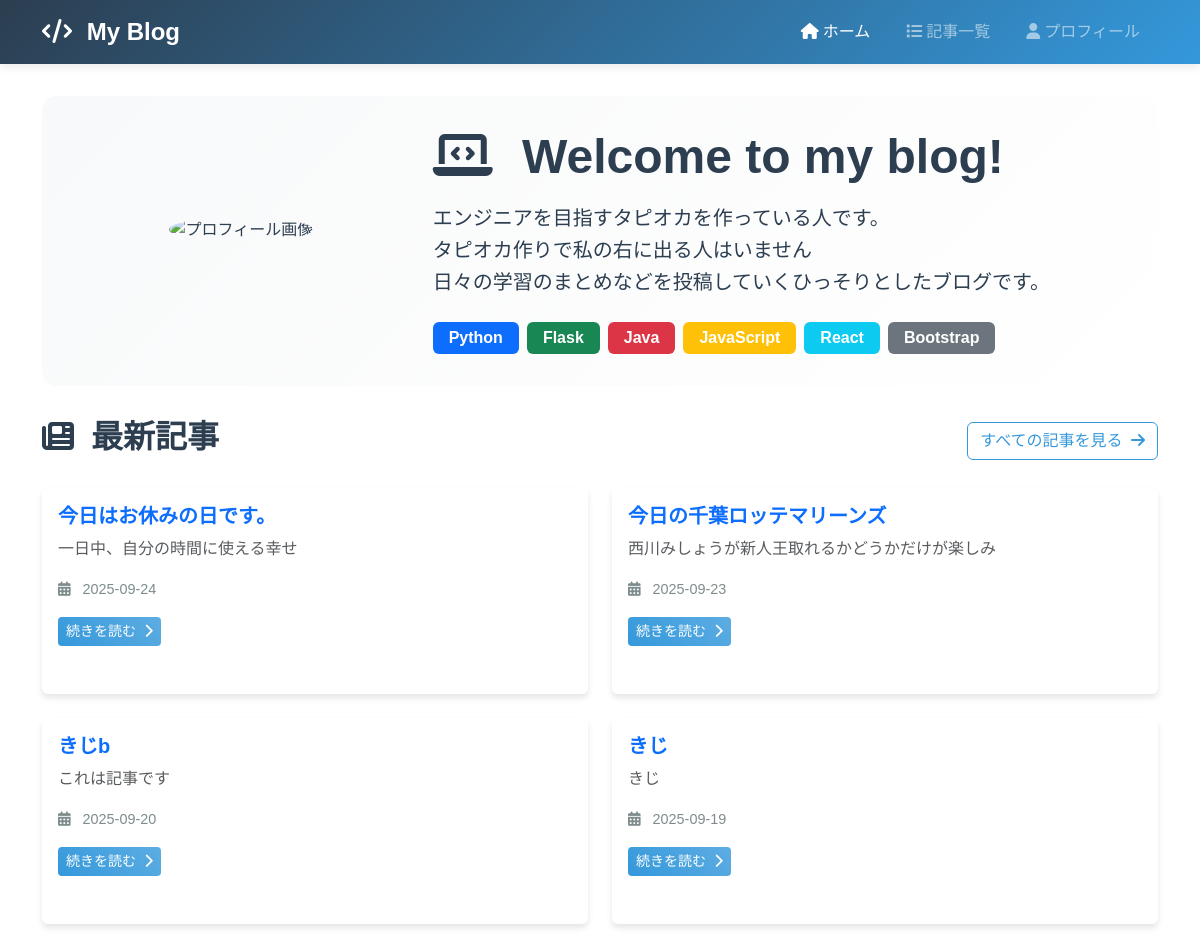
Page /home (upper part) on the earlier database version.
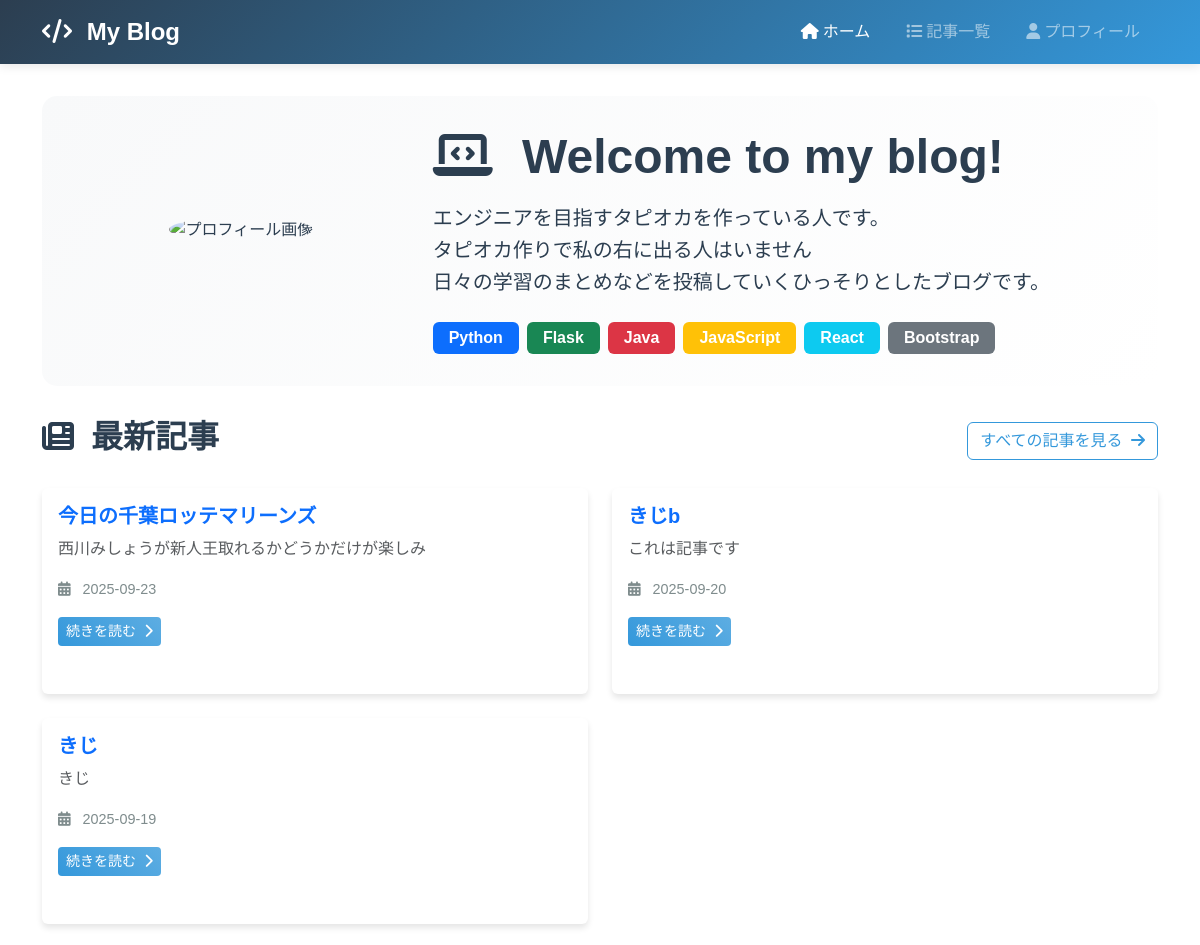
Same page on the later database version.
### app.py (models this page shows, shortened)
class Post(db.Model):
    __tablename__ = 'posts'
    id = db.Column(db.Integer, primary_key=True)
    title = db.Column(db.String(200), nullable=False)
    content = db.Column(db.Text, nullable=False)
    created_at = db.Column(db.DateTime, default=datetime.now)
    updated_at = db.Column(db.DateTime, default=datetime.now, onupdate=datetime.now)
    is_published = db.Column(db.Boolean, default=False)
    def get_summary(self, length=150):
        return self.content[:length] + '...' if len(self.content) > length else self.content

### app.py (the view)
@app.route('/home')
def home():
    recent_posts = Post.query.filter_by(is_published=True) \
        .order_by(Post.created_at.desc()) \
        .limit(5) \
        .all()
    posts_with_summary = []
    for post in recent_posts:
        posts_with_summary.append({
            'id': post.id,
            'title': post.title,
            'content': post.content,
            'summary': post.get_summary(),
            'created_at': post.created_at.strftime('%Y-%m-%d %H:%M:%S')
        })
    return render_template('frontend/home.html', posts=posts_with_summary)

### templates/frontend/home.html (shortened to what this page needs)
{% extends "frontend/base.html" %}
{% block content %}
<div class="profile-section text-center">
    <div class="row align-items-center">
        <div class="col-md-4">
            <div class="mb-4">
                <img src="https://campaign.gongcha.co.jp/gongcha-friends/img/img_1.png"
                     alt="プロフィール画像"
                     class="rounded-circle img-fluid"
                     style="width: 200px; height: 200px; object-fit: cover;">
            </div>
        </div>
        <div class="col-md-8 text-md-start">
            <h1 class="display-5 fw-bold mb-3">
                <i class="fas fa-laptop-code me-3"></i>
                Welcome to my blog!
            </h1>
            <p class="lead mb-4">
                エンジニアを目指すタピオカを作っている人です。<br>
                タピオカ作りで私の右に出る人はいません<br>
                日々の学習のまとめなどを投稿していくひっそりとしたブログです。
            </p>
            <div class="d-flex flex-wrap justify-content-center justify-content-md-start gap-2">
                <span class="badge bg-primary fs-6 px-3 py-2">Python</span>
                <span class="badge bg-success fs-6 px-3 py-2">Flask</span>
                <span class="badge bg-danger fs-6 px-3 py-2">Java</span>
                <span class="badge bg-warning fs-6 px-3 py-2">JavaScript</span>
                <span class="badge bg-info fs-6 px-3 py-2">React</span>
                <span class="badge bg-secondary fs-6 px-3 py-2">Bootstrap</span>
            </div>
        </div>
    </div>
</div>
<div class="row">
    <div class="col-12">
        <div class="d-flex justify-content-between align-items-center mb-4">
            <h2 class="fw-bold">
                <i class="fas fa-newspaper me-2"></i>
                最新記事
            </h2>
            <a href="{{ url_for('posts_list') }}" class="btn btn-outline-primary">
                すべての記事を見る
                <i class="fas fa-arrow-right ms-1"></i>
            </a>
        </div>
    </div>
</div>
{% if posts %}
<div class="row">
    {% for post in posts %}
    <div class="col-lg-6 mb-4">
        <div class="card h-100">
            <div class="card-body">
                <h5 class="card-title">
                    <a href="{{ url_for('post_detail', post_id=post.id) }}"
                       class="text-decoration-none">
                        {{ post.title }}
                    </a>
                </h5>
                <p class="card-text text-muted">{{ post.summary }}</p>
                <div class="post-meta mb-3">
                    <i class="fas fa-calendar-alt me-2"></i>
                    {{ post.created_at[:10] }}
                </div>
                <a href="{{ url_for('post_detail', post_id=post.id) }}"
                   class="btn btn-primary btn-sm">
                    続きを読む
                    <i class="fas fa-chevron-right ms-1"></i>
                </a>
            </div>
        </div>
    </div>
    {% endfor %}
</div>
{% endif %}
{% endblock %}

Differences in the rows shown:
removed Post: title "今日はお休みの日です。", summary "一日中、自分の時間に使える幸せ", created_at "2025-09-24"
